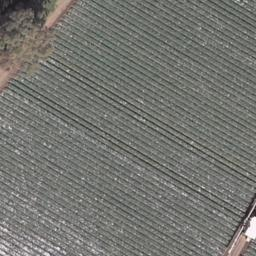
#> input picture images/image0.jpg, 256 x 256 px; its folder holds only this picture in this run
$ python stem.py
#> lines starting #> are read from the running program, lines starting #| are printed output that depends on the picture; after the words box and inside, x2 and y2 are one past the last pixel; in counts of white or black regions, pixels touching at a corner belong together
import os

import numpy as np
from PIL import Image


def load_image(path):
    # uint8
#> called with path = 'images/image0.jpg'
    return np.array(Image.open(path).convert("RGB"))
#> returned value is the input picture: shape (256, 256, 3); mean R, G, B 116.1, 116.6, 112

def save_image(arr, path):
    os.makedirs(os.path.dirname(path), exist_ok=True)
    Image.fromarray(arr).save(path)

def to_gray(img):
    # Y = 0.299R + 0.587G + 0.114B
    red = img[:, :, 0]
    green = img[:, :, 1]
    blue = img[:, :, 2]
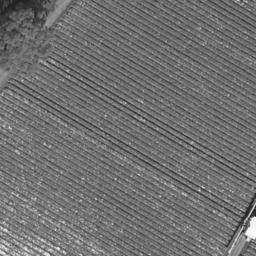
#> blue: shape (256, 256); min 17, max 255, mean 112
    gray = 0.299 * red + 0.587 * green + 0.114 * blue
    return np.uint8(gray)
#> returned value: shape (256, 256)


# методи
def hist_equalize(gray):
    hist = np.zeros(256, dtype=int)
    for pixel in gray.flat:
        hist[pixel] += 1
#> this loop made 65536 passes
#> pixel on passes 1 to 3: 39, 56, 41
#> after the loop, hist = 256 values, max 1500 at index 119, min 0 at index 0, mean 256

    sum_hist = []
    total = 0
    for count in hist:
        total += count
        sum_hist.append(total)
#> this loop made 256 passes
#> (count, total) on passes 2 to 4: (0, 0), (0, 0), (0, 0)
#> after the loop, sum_hist = 256 values from 0 to 65536; total = 65536

    min_sum_hist = sum_hist[gray.min()]
#> min_sum_hist = 1

    if min_sum_hist == gray.size:
        return gray.copy()

    table = []
    for value in sum_hist:
        table.append((value - min_sum_hist) * 255 / (gray.size - min_sum_hist))
#> this loop made 256 passes
#> value on passes 2 to 4: 0, 0, 0
#> after the loop, table = 256 values from -0.00389 to 255

    return np.uint8(table)[gray]
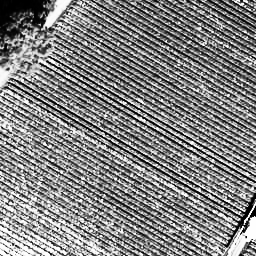
#> returned value: shape (256, 256); min 0, max 255, mean 128.8

def sobel(gray, threshold):
#> called with threshold = 100
    image = np.float64(gray)

    top_left = image[:-2, :-2]
    top = image[:-2, 1:-1]
    top_right = image[:-2, 2:]
    left = image[1:-1, :-2]
    right = image[1:-1, 2:]
    bottom_left = image[2:, :-2]
    bottom = image[2:, 1:-1]
    bottom_right = image[2:, 2:]

    horizontal = (top_right + 2 * right + bottom_right) - (top_left + 2 * left + bottom_left)
    vertical = (bottom_left + 2 * bottom + bottom_right) - (top_left + 2 * top + top_right)
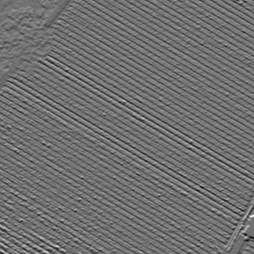
#> vertical: shape (254, 254) float64; min -538, max 689, mean 0.8; drawn with min black and max white
    strength = np.sqrt(horizontal ** 2 + vertical ** 2)
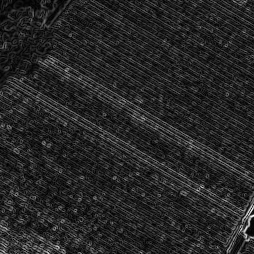
#> strength: shape (254, 254) float64; min 0, max 691, mean 104.4; drawn with min black and max white

    result = np.zeros(gray.shape, dtype=np.uint8)
    for y in range(1, gray.shape[0] - 1):
        for x in range(1, gray.shape[1] - 1):
            if strength[y - 1, x - 1] > threshold:
                result[y, x] = 255
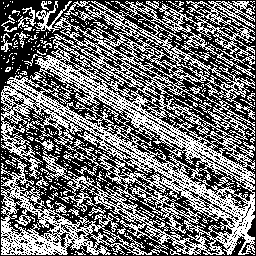
#> result: shape (256, 256); 44.3% white in thin lines or dots
    return result

def otsu(gray):
    hist = np.zeros(256, dtype=int)
    for pixel in gray.flat:
        hist[pixel] += 1

    total = gray.size
#> total = 65536
    sum_all = 0
    for i in range(256):
        sum_all += i * hist[i]
#> this loop made 256 passes
#> after the loop, sum_all = 7562401

    best_threshold = 0
    best_score = 0
    dark_count = 0
    dark_sum = 0

    for threshold in range(256):
        dark_count += hist[threshold]
        dark_sum += threshold * hist[threshold]
        light_count = total - dark_count
        if dark_count == 0 or light_count == 0:
            continue
        dark_mean = dark_sum / dark_count
        light_mean = (sum_all - dark_sum) / light_count
        score = dark_count * light_count * (dark_mean - light_mean) ** 2
        if score > best_score:
            best_score = score
            best_threshold = threshold
#> this loop made 256 passes
#> (dark_count, dark_sum, light_count, dark_mean, light_mean, score, best_score) on pass 20: (1, 19, 65535, 19, 115.4, 608945305.9, 608945305.9)
#> (dark_count, dark_sum, light_count, dark_mean, light_mean, best_score) on passes 30 to 35: (6, 164, 65530, 27.33, 115.4, 3.05e+09), (13, 374, 65523, 28.77, 115.4, 6.39e+09), (29, 870, 65507, 30, 115.4, 1.39e+10), (40, 1222, 65496, 30.55, 115.4, 1.89e+10), (57, 1783, 65479, 31.28, 115.5, 2.65e+10), (76, 2429, 65460, 31.96, 115.5, 3.47e+10)
#> in main, `result = otsu(gray)`: result: shape (256, 256); 55.4% white; black in thin lines or dots

    result = np.zeros(gray.shape, dtype=np.uint8)
    result[gray > best_threshold] = 255

    return result


def morph(gray):
    size = 3
    radius = size // 2
    height, width = gray.shape
    result = np.zeros(gray.shape, dtype=np.uint8)

    for y in range(height):
        for x in range(width):
            max_value = 0

            for dy in range(-radius, radius + 1):
                for dx in range(-radius, radius + 1):
                    ny = y + dy
                    nx = x + dx

                    if 0 <= ny < height and 0 <= nx < width:
                        if gray[ny, nx] > max_value:
                            max_value = gray[ny, nx]

            result[y, x] = max_value
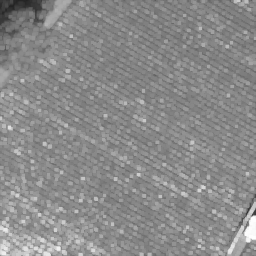
#> result: shape (256, 256); min 34, max 254, mean 138.3

    return result

def lbp(gray):
    image = np.pad(gray, 1, mode="edge")
#> image: shape (258, 258)
    center = image[1:-1, 1:-1]
    result = np.zeros(gray.shape, dtype=np.uint8)

    neighbors = [
        image[:-2, :-2],
        image[:-2, 1:-1],
        image[:-2, 2:],
        image[1:-1, 2:],
        image[2:, 2:],
        image[2:, 1:-1],
        image[2:, :-2],
        image[1:-1, :-2]
    ]

    for i in range(len(neighbors)):
        neighbor = neighbors[i]
        if i == 0:
            result[neighbor >= center] += 1
        else:
            result[neighbor >= center] += 2 ** i
#> this loop made 8 passes
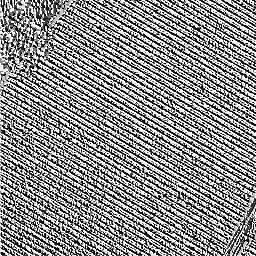
#> result: shape (256, 256); min 0, max 255, mean 138.9

    return result


# шум, метрики
def add_noise(gray, kind, seed):
    return gray.copy()


def mse(image1, image2):
    # середній квадрат різниці
    diff = np.float64(image1) - np.float64(image2)
    return np.sum(diff ** 2) / diff.size


def psnr(image1, image2):
    return 0


def ssim(a, b):
   return 0


def main():
    sort_files = sorted(os.listdir("images"))
    for filename in sort_files:
        try:
            gray = to_gray(load_image("images/" + filename))
        except Exception:
            continue

        result = hist_equalize(gray)
        name = os.path.splitext(filename)[0]
        save_image(result, "results/hist/" + name + ".png")

        result = sobel(gray, 100)
        save_image(result, "results/sobel/" + name + ".png")

        result = otsu(gray)
        save_image(result, "results/otsu/" + name + ".png")

        result = morph(gray)
        save_image(result, "results/morph/" + name + ".png")

        result = lbp(gray)
        save_image(result, "results/lbp/" + name + ".png")


if __name__ == "__main__":
    main()

$ run again, on images/image101.jpg
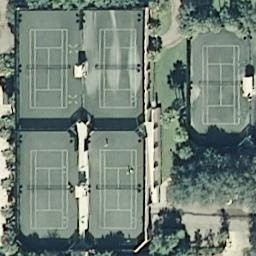
#> input picture images/image101.jpg, 256 x 256 px
#> in load_image, returned value is the input picture: shape (256, 256, 3); mean R, G, B 115.1, 128.9, 119.1
#> the loop in hist_equalize, `for pixel in gray.flat:` made 65536 passes
#> pixel on passes 1 to 3: 192, 186, 188
#> after the loop in hist_equalize, `for pixel in gray.flat:`: hist = 256 values, max 1261 at index 137, min 0 at index 255, mean 256
#> the loop in hist_equalize, `for count in hist:` made 256 passes
#> (count, total) on passes 1 to 3: (52, 52), (98, 150), (41, 191)
#> after the loop in hist_equalize, `for count in hist:`: sum_hist = 256 values from 52 to 65536; total = 65536
#> min_sum_hist = 52
#> the loop in hist_equalize, `for value in sum_hist:` made 256 passes
#> value on passes 1 to 3: 52, 150, 191
#> after the loop in hist_equalize, `for value in sum_hist:`: table = 256 values from 0 to 255
#> after the loop in sobel, `for y in range(1, gray.shape[0] - 1):`:
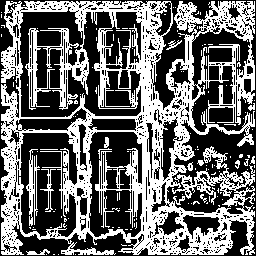
#> result: shape (256, 256); 41.7% white; 128 white regions (115 under 20 px), largest, box (x1, y1, x2, y2) and area: (1, 1, 255, 255) 25983, (26, 149, 40, 226) 420, (40, 169, 56, 212) 139
#> the loop in otsu, `for pixel in gray.flat:` made 65536 passes
#> the loop in otsu, `for i in range(256):` made 256 passes
#> sum_all on passes 1 to 3: 0, 98, 180
#> after the loop in otsu, `for i in range(256):`: sum_all = 8069652
#> the loop in otsu, `for threshold in range(256):` made 256 passes
#> (dark_count, dark_sum, light_count, dark_mean, light_mean, best_score) on passes 1 to 8: (52, 0, 65484, 0, 123.2, 5.17e+10), (150, 98, 65386, 0.653, 123.4, 1.48e+11), (191, 180, 65345, 0.942, 123.5, 1.87e+11), (221, 270, 65315, 1.22, 123.5, 2.16e+11), (246, 370, 65290, 1.5, 123.6, 2.39e+11), (270, 490, 65266, 1.81, 123.6, 2.62e+11), (292, 622, 65244, 2.13, 123.7, 2.81e+11), (313, 769, 65223, 2.46, 123.7, 3e+11)
#> the loop in lbp, `for i in range(len(neighbors)):` made 8 passes
#> after the loop in lbp, `for i in range(len(neighbors)):`:
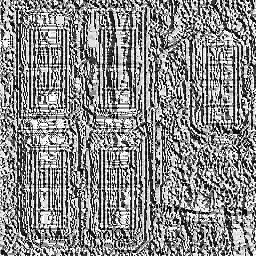
#> result: shape (256, 256); min 0, max 255, mean 138.3

$ run again, on images/image102.jpg
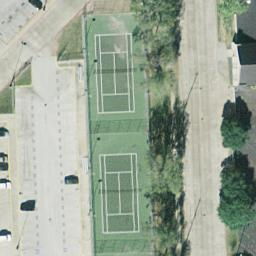
#> input picture images/image102.jpg, 256 x 256 px
#> in load_image, returned value is the input picture: shape (256, 256, 3); mean R, G, B 154.8, 165.8, 150
#> the loop in hist_equalize, `for pixel in gray.flat:` made 65536 passes
#> pixel on passes 1 to 3: 200, 200, 201
#> after the loop in hist_equalize, `for pixel in gray.flat:`: hist = 256 values, max 1217 at index 213, min 0 at index 0, mean 256
#> the loop in hist_equalize, `for count in hist:` made 256 passes
#> (count, total) on passes 2 to 4: (0, 0), (0, 0), (0, 0)
#> after the loop in hist_equalize, `for count in hist:`: sum_hist = 256 values from 0 to 65536; total = 65536
#> min_sum_hist = 1
#> the loop in hist_equalize, `for value in sum_hist:` made 256 passes
#> value on passes 2 to 4: 0, 0, 0
#> after the loop in hist_equalize, `for value in sum_hist:`: table = 256 values from -0.00389 to 255
#> after the loop in sobel, `for y in range(1, gray.shape[0] - 1):`:
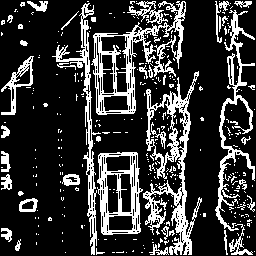
#> result: shape (256, 256); 21.6% white; 333 white regions (290 under 20 px), largest, box (x1, y1, x2, y2) and area: (143, 71, 202, 255) 2876, (91, 1, 186, 115) 2555, (215, 10, 255, 231) 1679
#> the loop in otsu, `for pixel in gray.flat:` made 65536 passes
#> the loop in otsu, `for i in range(256):` made 256 passes
#> after the loop in otsu, `for i in range(256):`: sum_all = 10502359
#> the loop in otsu, `for threshold in range(256):` made 256 passes
#> (dark_count, dark_sum, light_count, dark_mean, light_mean, best_score) on passes 27 to 34: (1, 26, 65535, 26, 160.3, 1.18e+09), (2, 53, 65534, 26.5, 160.3, 2.34e+09), (3, 81, 65533, 27, 160.3, 3.49e+09), (5, 139, 65531, 27.8, 160.3, 5.75e+09), (9, 259, 65527, 28.78, 160.3, 1.02e+10), (12, 352, 65524, 29.33, 160.3, 1.35e+10), (21, 640, 65515, 30.48, 160.3, 2.32e+10), (31, 970, 65505, 31.29, 160.3, 3.38e+10)
#> the loop in lbp, `for i in range(len(neighbors)):` made 8 passes
#> after the loop in lbp, `for i in range(len(neighbors)):`:
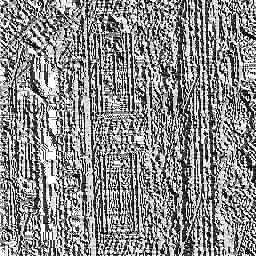
#> result: shape (256, 256); min 0, max 255, mean 139.1
